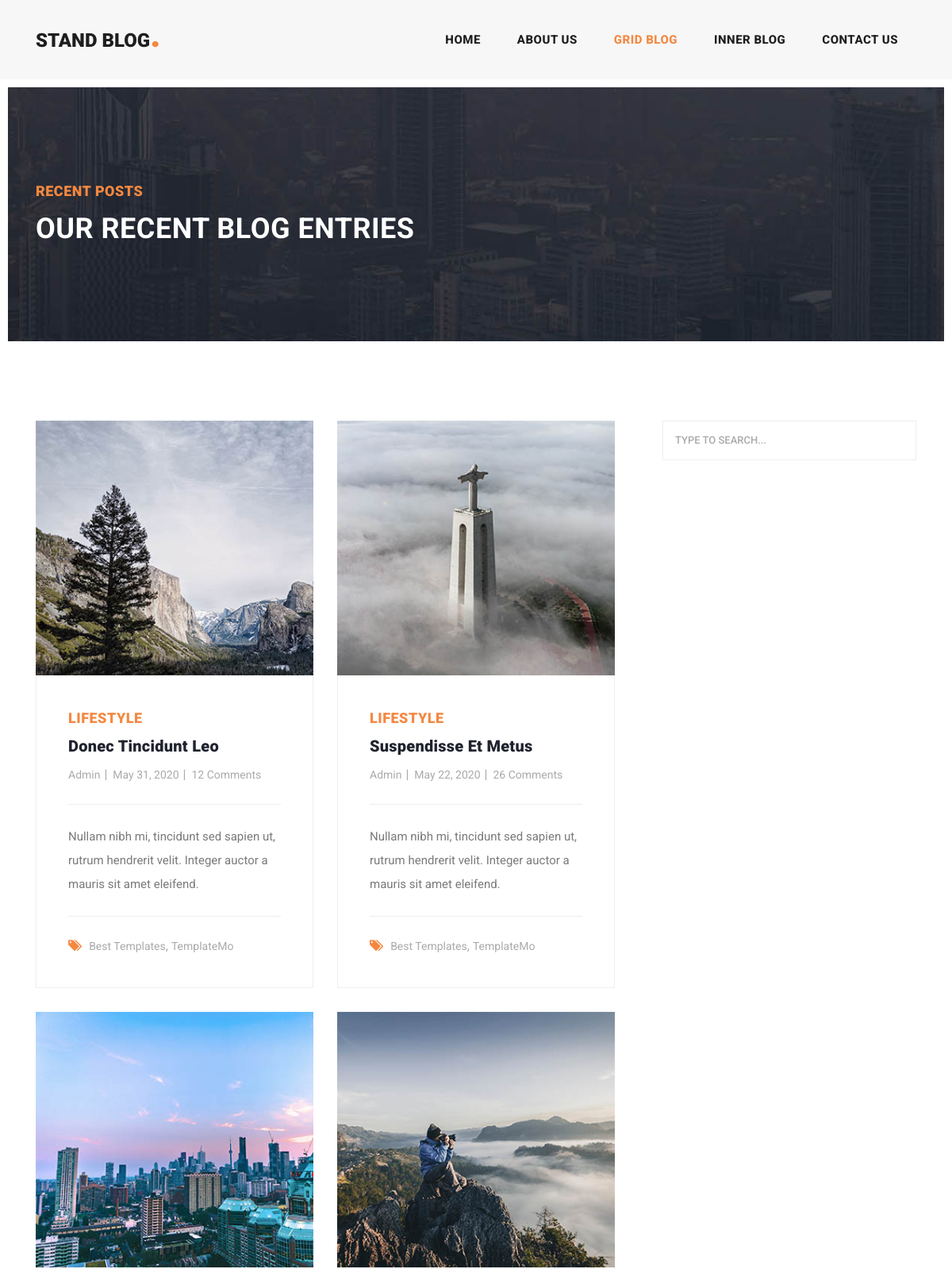
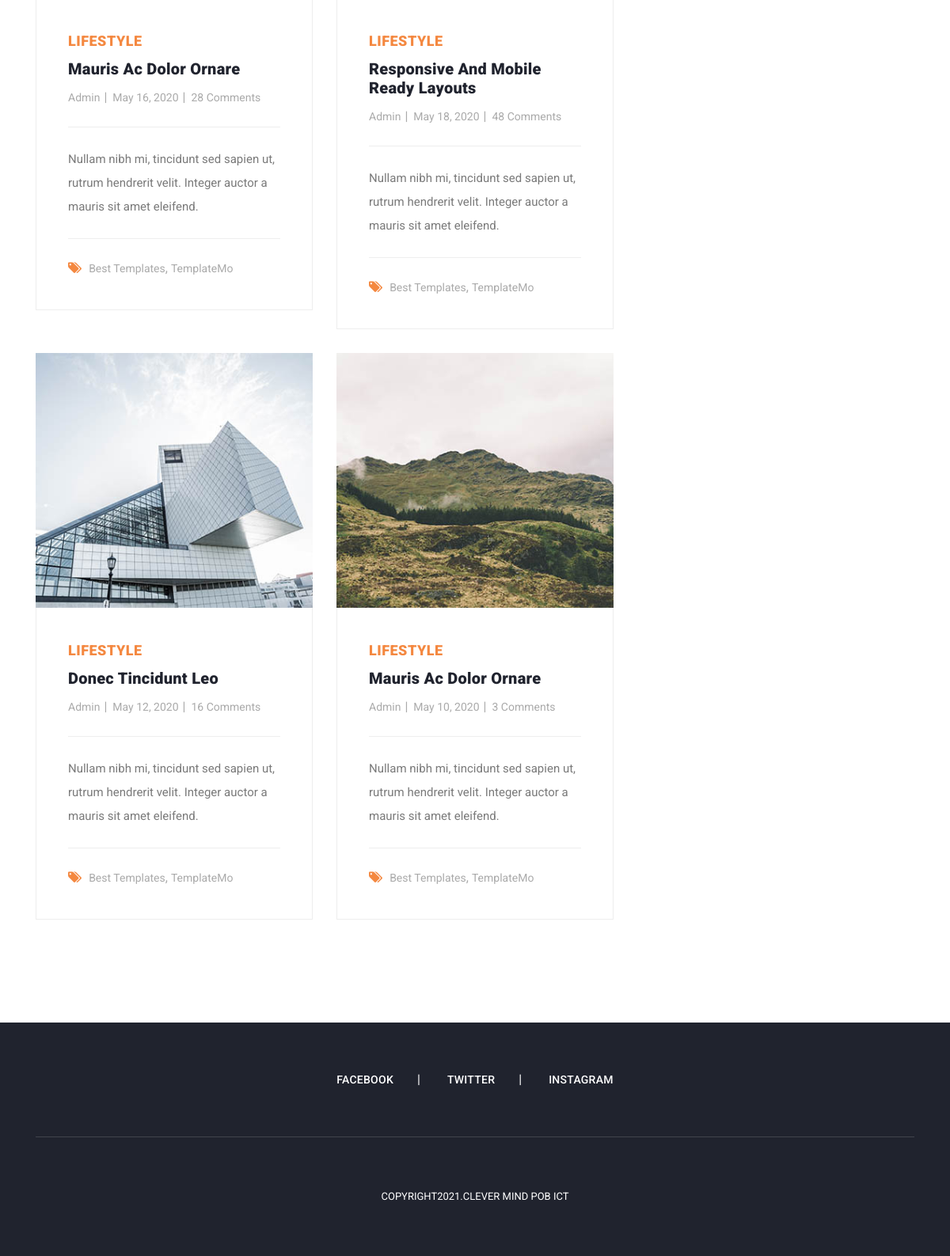
Screenshot of /grid_blog.php with the database file from the repository (2 pictures, top to bottom).
### tables this page shows
CREATE TABLE `header` (
  `id_header` int(11) NOT NULL,
  `img_tab` text NOT NULL,
  `title_tab` varchar(150) NOT NULL,
  `name_logo` varchar(150) NOT NULL
);

CREATE TABLE `grid` (
  `id_grid` int(11) NOT NULL,
  `img_grid` text NOT NULL,
  `title_grid` varchar(150) NOT NULL,
  `sub_title_grid` varchar(200) NOT NULL,
  `name_blogger_grid` varchar(100) NOT NULL,
  `datepicker_grid` varchar(200) NOT NULL,
  `num_comments_grid` varchar(200) NOT NULL
);

### grid_blog.php (the view, shortened to what this page needs)
<?php
include "./includes/header.php";
include "./Dashboard/inc/connection.php";
$query="SELECT * FROM `grid`";
$result=mysqli_query($conn , $query);
?>
          <div class="collapse navbar-collapse" id="navbarResponsive">
            <ul class="navbar-nav ml-auto">
              <li class="nav-item">
                <a class="nav-link" href="home.php">Home
                </a>
              </li>
              <li class="nav-item">
                <a class="nav-link" href="about.php">About Us</a>
              </li>
              <li class="nav-item active">
                <a class="nav-link" href="grid_blog.php">Grid Blog</a>
              </li>
              <li class="nav-item">
                <a class="nav-link" href="inner_blog.php">Inner Blog</a>
              </li>
              <li class="nav-item">
                <a class="nav-link" href="contact.php">Contact Us</a>
              </li>
            </ul>
          </div>
        </div>
      </nav>
    </header>
    <div class="heading-page header-text">
      <section class="page-heading">
        <div class="container">
          <div class="row">
            <div class="col-lg-12">
              <div class="text-content">
                <h4>Recent Posts</h4>
                <h2>Our Recent Blog Entries</h2>
              </div>
            </div>
          </div>
        </div>
      </section>
    </div>
    <section class="blog-posts grid-system">
      <div class="container">
        <div class="row">
          <div class="col-lg-8">
            <div class="all-blog-posts">
              <div class="row">
                <?php while($row=mysqli_fetch_assoc($result)): ?>
                <div class="col-lg-6">
                  <div class="blog-post">
                    <div class="blog-thumb">
                      <img src="Dashboard/upload/<?php echo $row['img_grid']; ?>" alt="img-grid">
                    </div>
                    <div class="down-content">
                      <span><?php echo $row['title_grid']; ?></span>
                      <a href="inner_blog.php"><h4><?php echo $row['sub_title_grid']; ?></h4></a>
                      <ul class="post-info">
                        <li><a href="#"><?php echo $row['name_blogger_grid']; ?></a></li>
                        <li><a href="#"><?php echo $row['datepicker_grid']; ?></a></li>
                        <li><a href="#"><?php echo $row['num_comments_grid']; ?> Comments</a></li>
                      </ul>
                      <p>Nullam nibh mi, tincidunt sed sapien ut, rutrum hendrerit velit. Integer auctor a mauris sit amet eleifend.</p>
                      <div class="post-options">
                        <div class="row">
                          <div class="col-lg-12">
                            <ul class="post-tags">
                              <li><i class="fa fa-tags"></i></li>
                              <li><a href="#">Best Templates</a>,</li>
                              <li><a href="#">TemplateMo</a></li>
                            </ul>
                          </div>
                        </div>
                      </div>
                    </div>
                  </div>
                </div>
                <?php endwhile ?>
              </div>
            </div>
          </div>
          <div class="col-lg-4">
            <div class="sidebar">
              <div class="row">
                <div class="col-lg-12">
                  <div class="sidebar-item search">
                    <input type="text" name="q" class="searchText" placeholder="type to search..." autocomplete="on">
                  </div>
                </div>
              </div>
            </div>
          </div>
        </div>
      </div>
    </section>
<?php include "./includes/footer.php" ?>

### includes/header.php (shortened to what this page needs)
<?php
include "Dashboard/inc/connection.php";
$query = "SELECT * FROM `header`";
$result = mysqli_query($conn , $query);
$row = mysqli_fetch_assoc($result);
?>
<!DOCTYPE html>
<html lang="en">
  <head>
    <link rel="stylesheet" href="assets/css/mesages.css">
    <link href="vendor/bootstrap/css/bootstrap.min.css" rel="stylesheet">
    <link rel="stylesheet" href="assets/css/fontawesome.css">
    <link rel="stylesheet" href="assets/css/templatemo-stand-blog.css">
    <link rel="stylesheet" href="assets/css/owl.css">
  </head>
  <body>
    <header class="">
      <nav class="navbar navbar-expand-lg">
        <div class="container">
          <a class="navbar-brand" href="home.php"><h2><?php echo $row['name_logo'];?><em>.</em></h2></a>

### includes/footer.php (shortened to what this page needs)
<footer>
      <div class="container">
        <div class="row">
          <div class="col-lg-12">
            <ul class="social-icons">
              <?php
                include "Dashboard/inc/connection.php";
                $query="SELECT * FROM `footer`";
                $result=mysqli_query($conn , $query);
                $row=mysqli_fetch_array($result);
              ?>
              <li><a target="_blank" href="<?php echo $row['facebook_footer'] ?>">Facebook</a></li>
              <li><a target="_blank" href="<?php echo $row['twitter_footer'] ?>">Twitter</a></li>
              <li><a target="_blank" href="<?php echo $row['instagram_footer'] ?>">Instagram</a></li>
            </ul>
          </div>
          <div class="col-lg-12">
            <div class="copyright-text">
              <p>Copyright2021.Clever Mind POB ICT</p>
            </div>
          </div>
        </div>
      </div>
    </footer>
  </body>
</html>

### rows the page displays
header: name_logo "STAND BLOG"
grid: img_grid (picture), title_grid "LIFESTYLE", sub_title_grid "Donec Tincidunt Leo", name_blogger_grid "Admin", datepicker_grid "May 31, 2020", num_comments_grid "12"
grid: img_grid (picture), title_grid "LIFESTYLE", sub_title_grid "Suspendisse Et Metus", name_blogger_grid "Admin", datepicker_grid "May 22, 2020", num_comments_grid "26"
grid: img_grid (picture), title_grid "LIFESTYLE", sub_title_grid "Mauris Ac Dolor Ornare", name_blogger_grid "Admin", datepicker_grid "May 16, 2020", num_comments_grid "28"
grid: img_grid (picture), title_grid "LIFESTYLE", sub_title_grid "Responsive And Mobile Ready Layouts", name_blogger_grid "Admin", datepicker_grid "May 18, 2020", num_comments_grid "48"
grid: img_grid (picture), title_grid "LIFESTYLE", sub_title_grid "Donec Tincidunt Leo", name_blogger_grid "Admin", datepicker_grid "May 12, 2020", num_comments_grid "16"
grid: img_grid (picture), title_grid "LIFESTYLE", sub_title_grid "Mauris Ac Dolor Ornare", name_blogger_grid "Admin", datepicker_grid "May 10, 2020", num_comments_grid "3"
